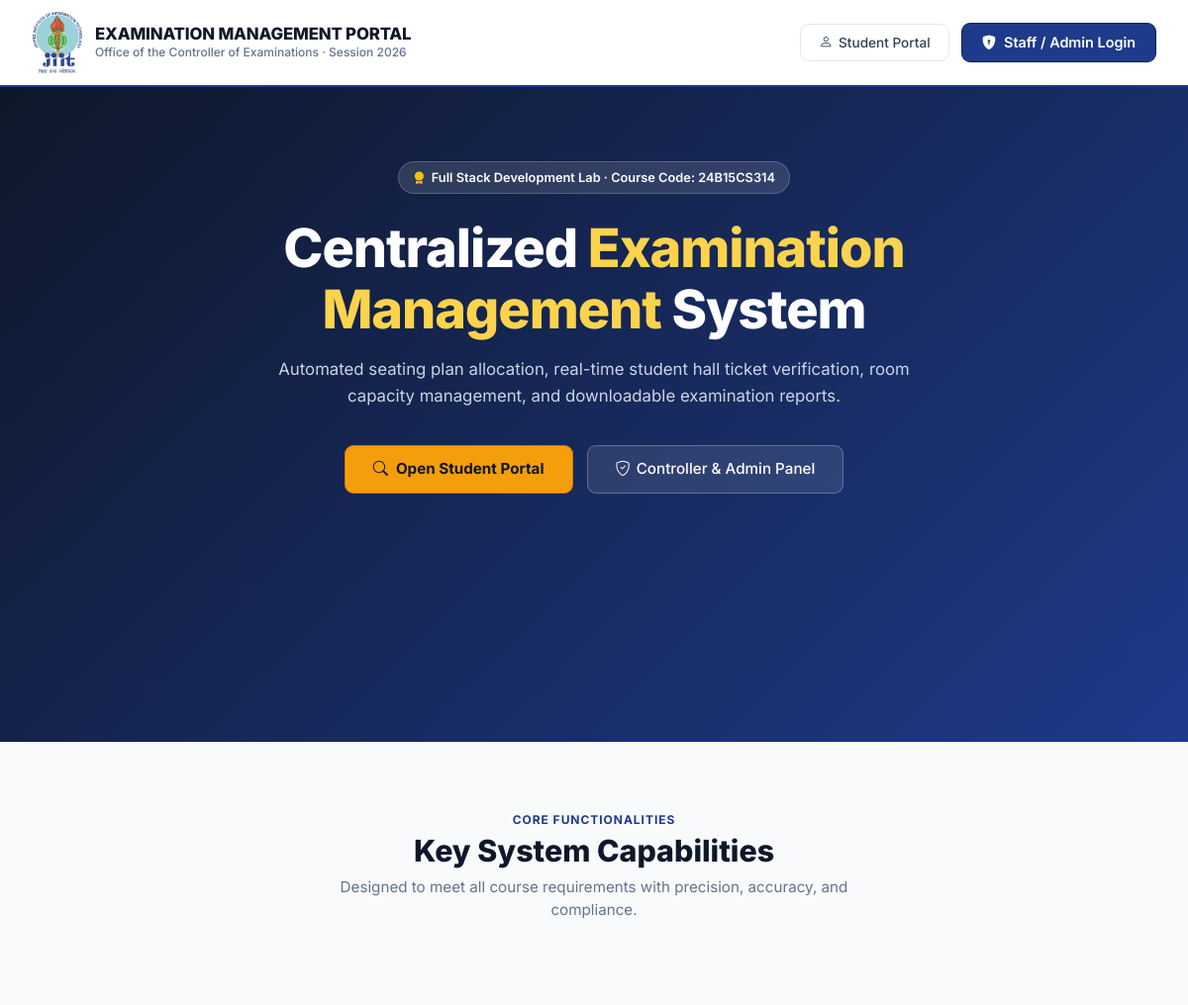
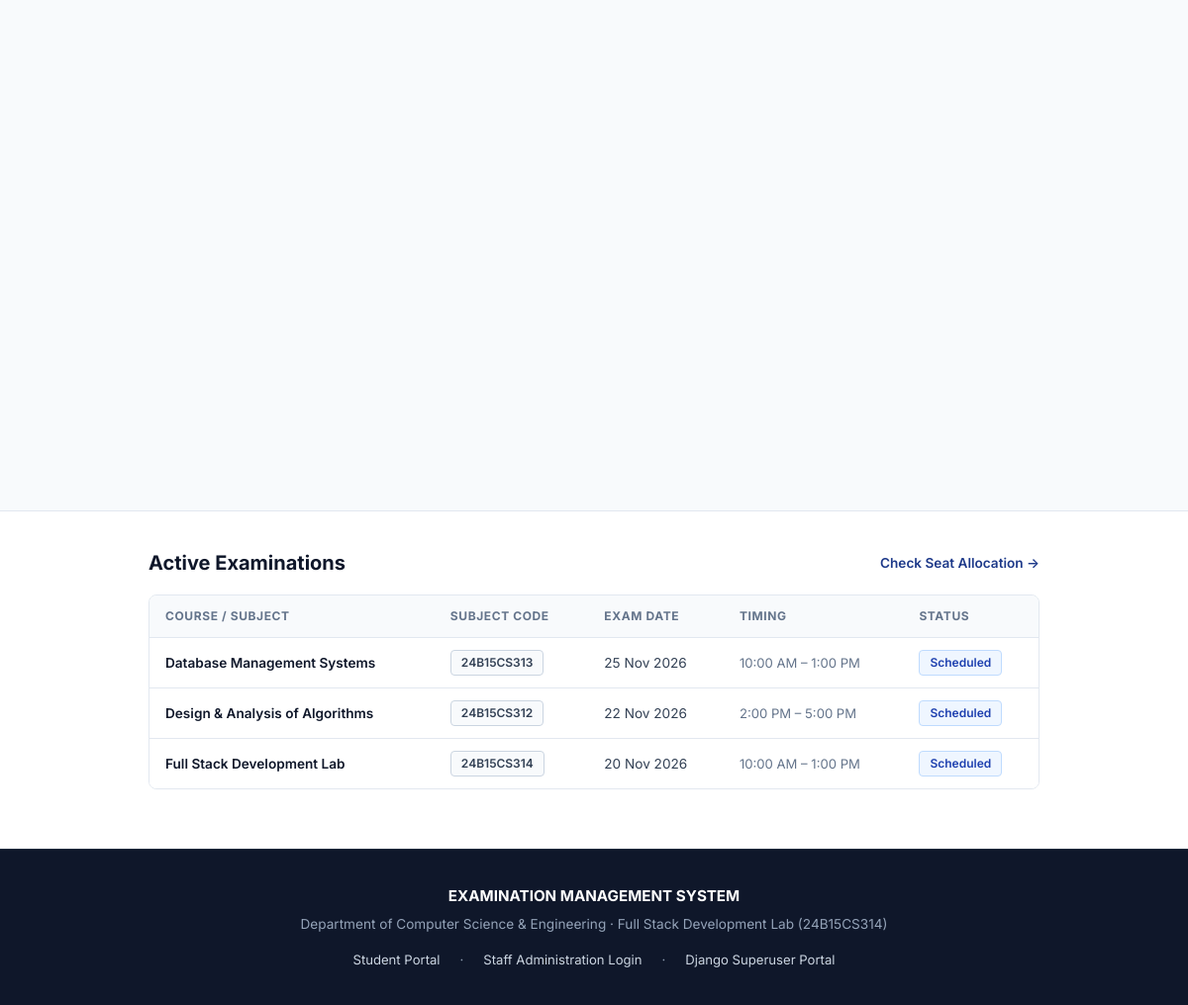
The page / on the database its author committed (2 pictures, top to bottom).
### exams/models.py (models this page shows, shortened)
class Exam(models.Model):
    STATUS_CHOICES = [
        ('scheduled', 'Scheduled'),
        ('ongoing', 'Ongoing'),
        ('completed', 'Completed'),
        ('cancelled', 'Cancelled'),
    ]
    subject = models.CharField(max_length=150, verbose_name='Subject Name')
    subject_code = models.CharField(max_length=20, blank=True, null=True, verbose_name='Subject Code')
    target_course = models.CharField(max_length=50, choices=Student.COURSE_CHOICES, blank=True, default='', verbose_name='Applicable Course')
    target_semester = models.IntegerField(choices=Student.SEMESTER_CHOICES, blank=True, null=True, verbose_name='Applicable Semester')
    exam_date = models.DateField(verbose_name='Exam Date')
    start_time = models.TimeField(verbose_name='Start Time')
    end_time = models.TimeField(verbose_name='End Time')
    status = models.CharField(max_length=20, choices=STATUS_CHOICES, default='scheduled')
    description = models.TextField(blank=True, null=True)
    created_at = models.DateTimeField(auto_now_add=True)
    updated_at = models.DateTimeField(auto_now=True)
    class Meta:
        ordering = ['-exam_date', 'subject']
        verbose_name = 'Exam'
        verbose_name_plural = 'Exams'

### exams/views.py (the view)
# urls.py: path('', views.home, name='home'),
def home(request):
    stats = {
        'total_students': Student.objects.count(),
        'total_rooms': Room.objects.filter(is_active=True).count(),
        'total_exams': Exam.objects.count(),
        'total_allocations': SeatingAllocation.objects.count(),
    }
    recent_exams = Exam.objects.order_by('-exam_date')[:3]
    return render(request, 'exams/home.html', {'stats': stats, 'recent_exams': recent_exams})

### templates/exams/home.html (shortened to what this page needs)
{% load static %}
<!DOCTYPE html>
<html lang="en">
<head>
  <link href="https://cdn.jsdelivr.net/npm/bootstrap@5.3.2/dist/css/bootstrap.min.css" rel="stylesheet">
  <link href="https://cdn.jsdelivr.net/npm/bootstrap-icons@1.11.3/font/bootstrap-icons.min.css" rel="stylesheet">
  <link href="{% static 'css/main.css' %}" rel="stylesheet">
</head>
<body>
<nav style="background:#ffffff;border-bottom:2px solid #1e3a8a;box-shadow:0 1px 3px rgba(0,0,0,0.05);position:sticky;top:0;z-index:100;padding:12px 32px">
  <div style="max-width:1200px;margin:0 auto;display:flex;align-items:center;justify-content:space-between">
    <div style="display:flex;align-items:center;gap:12px">
      <img src="{% static 'images/jiit-logo.png' %}" alt="Jaypee Institute of Information Technology" class="jiit-header-logo">
      <div>
        <div style="font-weight:800;font-size:1.05rem;color:#0f172a;letter-spacing:-0.01em;line-height:1.2">EXAMINATION MANAGEMENT PORTAL</div>
        <div style="font-size:0.75rem;color:#64748b;font-weight:500">Office of the Controller of Examinations · Session 2026</div>
      </div>
    </div>
    <div style="display:flex;align-items:center;gap:12px">
      <a href="{% url 'student_portal' %}" class="btn-ghost" style="padding:8px 18px">
        <i class="bi bi-person"></i> Student Portal
      </a>
      <a href="{% url 'admin_login' %}" class="btn-primary-glow" style="padding:8px 20px">
        <i class="bi bi-shield-lock-fill"></i> Staff / Admin Login
      </a>
    </div>
  </div>
</nav>
<section style="background:linear-gradient(135deg, #0f172a 0%, #1e3a8a 100%);color:#ffffff;padding:75px 20px 85px;position:relative">
  <div style="max-width:960px;margin:0 auto;text-align:center">
    <div class="hero-badge">
      <i class="bi bi-award-fill text-warning"></i>
      Full Stack Development Lab · Course Code: 24B15CS314
    </div>
    <h1 class="hero-title">
      Centralized <span class="gradient-text">Examination Management</span> System
    </h1>
    <p class="hero-subtitle">
      Automated seating plan allocation, real-time student hall ticket verification,
      room capacity management, and downloadable examination reports.
    </p>
    <div style="display:flex;gap:14px;justify-content:center;flex-wrap:wrap;margin-bottom:50px">
      <a href="{% url 'student_portal' %}" class="btn-primary-glow" style="padding:12px 28px;font-size:0.95rem;background:#f59e0b;border-color:#d97706;color:#0f172a !important;font-weight:700">
        <i class="bi bi-search"></i> Open Student Portal
      </a>
      <a href="{% url 'admin_login' %}" class="btn-ghost" style="padding:12px 28px;font-size:0.95rem;background:rgba(255,255,255,0.1);border-color:rgba(255,255,255,0.25);color:#ffffff !important">
        <i class="bi bi-shield-check"></i> Controller & Admin Panel
      </a>
    </div>
    <div class="stats-grid">
    </div>
  </div>
</section>
<section style="padding:70px 20px;background-color:#f8fafc">
  <div style="max-width:1100px;margin:0 auto">
    <div style="text-align:center;margin-bottom:50px">
      <div style="font-size:0.75rem;font-weight:700;letter-spacing:0.08em;color:#1e3a8a;text-transform:uppercase">Core Functionalities</div>
      <h2 style="font-size:1.9rem;font-weight:800;color:#0f172a;margin-top:4px">Key System Capabilities</h2>
      <p style="color:#64748b;font-size:0.95rem;max-width:600px;margin:8px auto 0">Designed to meet all course requirements with precision, accuracy, and compliance.</p>
    </div>
    <div class="features-grid">
    </div>
  </div>
</section>
{% if recent_exams %}
<section style="padding:40px 20px 60px;background:#ffffff;border-top:1px solid #e2e8f0">
  <div style="max-width:900px;margin:0 auto">
    <div style="display:flex;justify-content:space-between;align-items:center;margin-bottom:20px">
      <h3 style="font-size:1.25rem;font-weight:700;color:#0f172a;margin:0">Active Examinations</h3>
      <a href="{% url 'student_portal' %}" style="font-size:0.85rem;color:#1e3a8a;text-decoration:none;font-weight:600">Check Seat Allocation →</a>
    </div>
    <div style="border:1px solid #e2e8f0;border-radius:8px;overflow:hidden">
      <table class="ems-table" style="margin:0">
        <thead>
          <tr>
            <th>Course / Subject</th>
            <th>Subject Code</th>
            <th>Exam Date</th>
            <th>Timing</th>
            <th>Status</th>
          </tr>
        </thead>
        <tbody>
          {% for exam in recent_exams %}
          <tr>
            <td style="font-weight:600;color:#0f172a">{{ exam.subject }}</td>
            <td><span class="badge-pill badge-info">{{ exam.subject_code|default:"—" }}</span></td>
            <td>{{ exam.exam_date|date:"d M Y" }}</td>
            <td style="font-size:0.82rem;color:#64748b">{{ exam.start_time|time:"g:i A" }} – {{ exam.end_time|time:"g:i A" }}</td>
            <td>
              <span class="badge-pill badge-{% if exam.status == 'scheduled' %}primary{% elif exam.status == 'completed' %}success{% else %}warning{% endif %}">
                {{ exam.get_status_display }}
              </span>
            </td>
          </tr>
          {% endfor %}
        </tbody>
      </table>
    </div>
  </div>
</section>
{% endif %}
<footer style="background:#0f172a;color:#94a3b8;padding:36px 20px;border-top:1px solid #1e293b;text-align:center">
  <div style="max-width:900px;margin:0 auto;font-size:0.85rem">
    <div style="color:#ffffff;font-weight:700;font-size:0.95rem;margin-bottom:6px">EXAMINATION MANAGEMENT SYSTEM</div>
    <div>Department of Computer Science & Engineering · Full Stack Development Lab (24B15CS314)</div>
    <div style="margin-top:16px;display:flex;justify-content:center;gap:20px;font-size:0.82rem">
      <a href="{% url 'student_portal' %}" style="color:#cbd5e1;text-decoration:none">Student Portal</a>
      <span>·</span>
      <a href="{% url 'admin_login' %}" style="color:#cbd5e1;text-decoration:none">Staff Administration Login</a>
      <span>·</span>
      <a href="/admin/" style="color:#cbd5e1;text-decoration:none">Django Superuser Portal</a>
    </div>
  </div>
</footer>
</body>
</html>

### static/css/main.css (style rules this page uses)
:root { --primary: #1e3a8a; --primary-hover: #172554; --primary-light: #3b82f6; --secondary: #0f766e; --accent: #b45309; --accent-light: #fef3c7; --accent-green: #15803d; --accent-red: #b91c1c; --bg-page: #f8fafc; --bg-card: #ffffff; --bg-subtle: #f1f5f9; --border-color: #e2e8f0; --border-focus: #3b82f6; --text-primary: #0f172a; --text-secondary: #334155; --text-muted: #64748b; --text-light: #ffffff; --sidebar-width: 260px; --sidebar-bg: #0f172a; --sidebar-nav-hover: #1e293b; --sidebar-nav-active: #1e3a8a; --header-height: 64px; --radius-sm: 6px; --radius-md: 10px; --radius-lg: 14px; --radius-xl: 20px; --shadow-card: 0 1px 3px rgba(15, 23, 42, 0.08), 0 1px 2px rgba(15, 23, 42, 0.04); --shadow-hover: 0 10px 25px -5px rgba(15, 23, 42, 0.1), 0 8px 10px -6px rgba(15, 23, 42, 0.05); --transition: all 0.2s ease-in-out; }
*, *::before, *::after { box-sizing: border-box; margin: 0; padding: 0; }
html { scroll-behavior: smooth; }
body { font-family: 'Inter', -apple-system, BlinkMacSystemFont, 'Segoe UI', Roboto, Helvetica, Arial, sans-serif; background-color: var(--bg-page); color: var(--text-primary); min-height: 100vh; overflow-x: hidden; line-height: 1.5; }
.btn-primary-glow { display: inline-flex; align-items: center; gap: 8px; padding: 10px 22px; background-color: var(--primary); color: #ffffff !important; border: 1px solid var(--primary-hover); border-radius: var(--radius-sm); font-weight: 600; font-size: 0.9rem; cursor: pointer; transition: var(--transition); text-decoration: none; box-shadow: 0 1px 2px rgba(0, 0, 0, 0.05); }
.btn-ghost { display: inline-flex; align-items: center; gap: 6px; padding: 8px 18px; background-color: #ffffff; color: var(--text-secondary); border: 1px solid var(--border-color); border-radius: var(--radius-sm); font-weight: 500; font-size: 0.85rem; cursor: pointer; transition: var(--transition); text-decoration: none; }
.ems-table { width: 100%; border-collapse: collapse; }
.ems-table thead th { background-color: var(--bg-subtle); color: var(--text-secondary); font-size: 0.75rem; font-weight: 700; letter-spacing: 0.05em; text-transform: uppercase; padding: 12px 16px; border-bottom: 1px solid var(--border-color); border-top: none; }
.ems-table tbody tr { border-bottom: 1px solid var(--border-color); background-color: #ffffff; }
.ems-table tbody td { padding: 12px 16px; color: var(--text-secondary); font-size: 0.85rem; vertical-align: middle; }
.ems-table tbody td:first-child { color: var(--text-primary); font-weight: 500; }
.badge-pill { display: inline-flex; align-items: center; gap: 4px; padding: 3px 10px; border-radius: 4px; font-size: 0.75rem; font-weight: 600; }
.badge-primary { background: #eff6ff; color: #1e40af; border: 1px solid #bfdbfe; }
.badge-info { background: #f8fafc; color: #334155; border: 1px solid #cbd5e1; }
.hero-badge { display: inline-flex; align-items: center; gap: 6px; padding: 6px 14px; background: rgba(255, 255, 255, 0.12); border: 1px solid rgba(255, 255, 255, 0.2); border-radius: 20px; font-size: 0.8rem; font-weight: 600; color: #ffffff; margin-bottom: 24px; }
.hero-title { font-size: clamp(2.2rem, 4.5vw, 3.5rem); font-weight: 800; line-height: 1.15; color: #ffffff; margin-bottom: 16px; letter-spacing: -0.02em; }
.gradient-text { color: #fcd34d; }
.hero-subtitle { font-size: 1.05rem; color: #cbd5e1; max-width: 650px; margin: 0 auto 36px; line-height: 1.6; }
.stats-grid { display: grid; grid-template-columns: repeat(auto-fit, minmax(160px, 1fr)); gap: 16px; max-width: 750px; margin: 0 auto; }
.features-grid { display: grid; grid-template-columns: repeat(auto-fit, minmax(260px, 1fr)); gap: 20px; max-width: 1100px; margin: 0 auto; padding: 0 20px; }
:root { --surface: #ffffff; --surface-muted: #f8fafc; --border-soft: #e7edf5; --ink: #172033; --muted-ink: #64748b; --brand: #1d4ed8; }
body { color: var(--ink); background: #f5f7fb; }
.btn-primary-glow, .btn-success-glow, .btn-ghost { border-radius: 9px; transition: transform .18s ease, box-shadow .18s ease; }
.ems-table thead th { background: #f8fafc; color: #64748b; }
.ems-table tbody tr:last-child { border-bottom: 0; }
.jiit-header-logo { display:block; width:52px; height:62px; object-fit:contain; flex:0 0 auto; }

### rows shown on the page
Exam: subject "Database Management Systems", subject_code "24B15CS313", exam_date "25 Nov 2026", start_time "10:00 AM", end_time "1:00 PM", status "Scheduled"
Exam: subject "Design & Analysis of Algorithms", subject_code "24B15CS312", exam_date "22 Nov 2026", start_time "2:00 PM", end_time "5:00 PM", status "Scheduled"
Exam: subject "Full Stack Development Lab", subject_code "24B15CS314", exam_date "20 Nov 2026", start_time "10:00 AM", end_time "1:00 PM", status "Scheduled"
